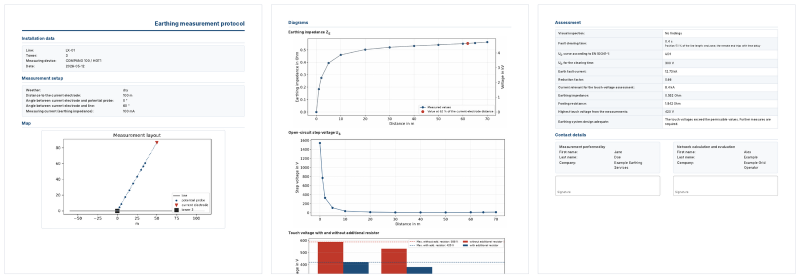
#> input picture assets/towers-protocol-example.png, 1600 x 557 px (shown at 1/2 size); its folder holds only this picture in this run
$ python -i vision_import.py   (imports and definitions only)
#> lines starting #> are read from the running program, lines starting #| are printed output that depends on the picture; after the words box and inside, x2 and y2 are one past the last pixel; in counts of white or black regions, pixels touching at a corner belong together
### src/groundmeas/core/units.py
"""
groundmeas.core.units
=====================

Units of measured values: parsing, conversion to the SI base unit and the
unit expected for each ``measurement_type``.

``MeasurementItem.unit`` is free text and values are stored as entered
(``118.1`` with ``"mΩ"``). Every calculation converts them to the SI base
unit of their physical quantity first, so that items in ``Ω`` and ``mΩ``,
``A`` and ``kA`` or ``V`` and ``mV`` can be combined. This module is the
single place that knows which spellings exist and what they are worth; the
instrument readers, the OCR import, the analytics and the CLI use it.

===========  =========  ==============================================
quantity     base unit  accepted units (canonical symbols)
===========  =========  ==============================================
current      A          nA, μA, mA, A, kA
voltage      V          μV, mV, V, kV
resistance   Ω          μΩ, mΩ, Ω, kΩ, MΩ, GΩ, V/A, mV/A
resistivity  Ωm         mΩm, Ωm, kΩm, MΩm, Ωcm
distance     m          mm, cm, m, km, ft
frequency    Hz         Hz, kHz
===========  =========  ==============================================

Accepted spellings:

* micro as MICRO SIGN ``µ`` (U+00B5), GREEK SMALL LETTER MU ``μ``
  (U+03BC) or ASCII ``u`` (``µA``, ``μA``, ``uA``);
* ohm as GREEK CAPITAL LETTER OMEGA ``Ω`` (U+03A9), OHM SIGN ``Ω``
  (U+2126) or the words ``Ohm``, ``ohm``, ``ohms`` (``mOhm``, ``kohm``);
* products with or without separator (``Ωm``, ``Ω m``, ``Ω·m``, ``Ω*m``,
  ``Ohm-m``, ``ohm-m``, ``Ohmm``, ``Ω.m``);
* words for prefixes and units (``milliohm``, ``kilovolt``, ``amperes``,
  ``metre``);
* units in brackets as written by instruments (``[mV]``);
* ``K`` for kilo and a lower-case ``a`` / ``v`` (``KV``, ``ma``).

SI prefixes are case-sensitive (``m`` milli, ``M`` mega). Only the prefixes
that occur for a quantity in earthing measurements are accepted, so ``MA``
or ``MV`` -- most likely a typing error for ``mA`` / ``mV`` -- are rejected
instead of being scaled by 10⁹.

Examples
--------
>>> from groundmeas.core.units import parse_unit
>>> parse_unit("mOhm").factor
0.001
>>> parse_unit("µV").symbol, parse_unit("uV").symbol
('μV', 'μV')
>>> parse_unit("Ohm-m").quantity
'resistivity'
>>> item_to_base_units({"value": 118.1, "unit": "mΩ"}, "earthing_impedance")[0]
{'value': 0.1181, 'unit': 'Ω'}
"""

from __future__ import annotations

import re
import unicodedata
import warnings
from collections.abc import Iterable, Mapping, Sequence
from dataclasses import dataclass
from functools import lru_cache
from typing import Any, Literal

__all__ = [
    "BASE_UNITS",
    "MEASUREMENT_TYPE_QUANTITIES",
    "Quantity",
    "SI_PREFIXES",
    "Unit",
    "UnitError",
    "UnitWarning",
    "VALUE_FIELDS",
    "check_unit",
    "common_units",
    "default_unit",
    "expected_quantities",
    "item_to_base_units",
    "items_to_base_units",
    "known_units",
    "parse_unit",
    "prefix_factor",
    "to_base_unit",
]

Quantity = Literal[
    "current", "voltage", "resistance", "resistivity", "distance", "frequency"
]
"""Physical quantities with a unit known to groundmeas."""

BASE_UNITS: dict[str, str] = {
    "current": "A",
    "voltage": "V",
    "resistance": "Ω",
    "resistivity": "Ωm",
    "distance": "m",
    "frequency": "Hz",
}
"""SI base unit (canonical symbol) per quantity."""

SI_PREFIXES: dict[str, float] = {
    "n": 1e-9,
    "μ": 1e-6,
    "m": 1e-3,
    "k": 1e3,
    "M": 1e6,
    "G": 1e9,
}
"""SI prefixes known to groundmeas (micro as U+03BC GREEK SMALL LETTER MU)."""

_PREFIXES_PER_QUANTITY: dict[str, str] = {
    "current": "nμmk",
    "voltage": "μmk",
    "resistance": "μmkMG",
    "resistivity": "mkM",
    "frequency": "k",
}
"""Prefixes accepted per quantity (the distance units are listed explicitly)."""

MEASUREMENT_TYPE_QUANTITIES: dict[str, tuple[Quantity, ...]] = {
    "prospective_touch_voltage": ("voltage",),
    "touch_voltage": ("voltage",),
    "earth_potential_rise": ("voltage",),
    "step_voltage": ("voltage",),
    "transferred_potential": ("voltage",),
    "earth_fault_current": ("current",),
    "earthing_current": ("current",),
    "shield_current": ("current",),
    "earthing_resistance": ("resistance",),
    "earthing_impedance": ("resistance",),
    # resistivity, or the measured resistance (``value_kind="resistance"``)
    "soil_resistivity": ("resistivity", "resistance"),
}
"""Quantity of the values per ``measurement_type`` (first entry: default)."""

VALUE_FIELDS: tuple[str, ...] = ("value", "value_real", "value_imag")
"""Fields of a MeasurementItem that carry its unit (the angle does not)."""

_COMMON_UNITS: dict[str, tuple[str, ...]] = {
    "current": ("A", "mA", "kA"),
    "voltage": ("V", "mV", "kV"),
    "resistance": ("Ω", "mΩ", "kΩ"),
    "resistivity": ("Ωm", "kΩm"),
    "distance": ("m", "cm", "km"),
    "frequency": ("Hz", "kHz"),
}


class UnitError(ValueError):
    """Raised when a unit is unknown or belongs to another quantity."""


class UnitWarning(UserWarning):
    """Emitted when values are used as stored because their unit is not usable."""


@dataclass(frozen=True)
class Unit:
    """A parsed unit.

    Attributes
    ----------
    symbol : str
        Canonical symbol, e.g. ``"mΩ"``, ``"μV"`` or ``"Ωm"``.
    quantity : str
        Physical quantity (see :data:`BASE_UNITS`).
    factor : float
        Multiply a value in this unit by ``factor`` to get the SI base unit.
    """

    symbol: str
    quantity: Quantity
    factor: float

    # [22 lines left out: functions base, to_base, not called in this run]


def _build_table() -> dict[str, tuple[Quantity, float]]:
    """Canonical symbol -> (quantity, factor to the base unit)."""
    table: dict[str, tuple[Quantity, float]] = {}
    bases: tuple[tuple[Quantity, str], ...] = (
        ("current", "A"),
        ("voltage", "V"),
        ("resistance", "Ω"),
        ("frequency", "Hz"),
    )
    for quantity, base in bases:
        table[base] = (quantity, 1.0)
        for prefix in _PREFIXES_PER_QUANTITY[quantity]:
            table[prefix + base] = (quantity, SI_PREFIXES[prefix])
    # resistivity: the prefix belongs to the ohm (kΩm = kΩ·m)
    table["Ωm"] = ("resistivity", 1.0)
    for prefix in _PREFIXES_PER_QUANTITY["resistivity"]:
        table[f"{prefix}Ωm"] = ("resistivity", SI_PREFIXES[prefix])
    table["Ωcm"] = ("resistivity", 1e-2)
    table.update(
        {
            "m": ("distance", 1.0),
            "mm": ("distance", 1e-3),
            "cm": ("distance", 1e-2),
            "km": ("distance", 1e3),
            "ft": ("distance", 0.3048),
            # impedance written as volt per ampere
            "V/A": ("resistance", 1.0),
            "mV/A": ("resistance", 1e-3),
        }
    )
    return table


_TABLE: dict[str, tuple[Quantity, float]] = _build_table()

_WORDS: tuple[tuple[re.Pattern[str], str], ...] = (
    (re.compile(r"ohms?", re.IGNORECASE), "Ω"),
    (re.compile(r"volts?", re.IGNORECASE), "V"),
    (re.compile(r"amp(?:ere)?s?", re.IGNORECASE), "A"),
    (re.compile(r"hertz|hz", re.IGNORECASE), "Hz"),
    (re.compile(r"met(?:er|re)s?", re.IGNORECASE), "m"),
    (re.compile(r"feet|foot", re.IGNORECASE), "ft"),
    (re.compile(r"milli", re.IGNORECASE), "m"),
    (re.compile(r"micro", re.IGNORECASE), "μ"),
    (re.compile(r"centi", re.IGNORECASE), "c"),
    (re.compile(r"kilo", re.IGNORECASE), "k"),
    (re.compile(r"mega", re.IGNORECASE), "M"),
)
"""Words replaced by symbols (applied in this order)."""

_SEPARATORS = re.compile(r"[\s·∙⋅*_.\-]")
"""Characters dropped between symbols (blank, middle dot, dot operators, ...)."""


# [361 lines left out: functions _canonical, _variants, _lookup, _allowed, parse_unit, to_base_unit and 8 more, not called in this run]

### src/groundmeas/services/vision_import.py
"""
OCR-driven import helpers for measurement data embedded in images.

Implements an offline pipeline using Tesseract (via pytesseract) and OpenCV for
basic preprocessing. The goal is to turn images containing distance/current/
voltage/impedance readings into MeasurementItem records.
"""

from __future__ import annotations

import logging
import math
import re
import os
import base64
import requests
from dataclasses import dataclass
from pathlib import Path
from typing import Dict, List, Optional, Sequence

import cv2
import numpy as np
import pytesseract

from ..core.db import create_item
from ..core.units import UnitError, parse_unit, prefix_factor

logger = logging.getLogger(__name__)

_OCR_PREFIX = r"[nuµμmkKM]"
"""SI prefixes in OCR text (micro as ``µ``, ``μ`` or ``u``; ``K`` for kilo)."""

_OCR_OHM = r"(?i:ohms?)|[ΩΩ]"
"""The ohm symbol (U+03A9 or U+2126 OHM SIGN) or word in OCR text."""


# [56 lines left out: functions _ocr_symbol, _ocr_unit_factor, not called in this run]


@dataclass
class ParsedRow:
    distance_m: Optional[float] = None
    current_a: Optional[float] = None
    current_angle_deg: Optional[float] = None
    voltage_v: Optional[float] = None
    voltage_angle_deg: Optional[float] = None
    impedance_ohm: Optional[float] = None
    impedance_angle_deg: Optional[float] = None


# [91 lines left out: functions _normalize_number, _normalize_ocr_text, _parse_value_angle_unit, not called in this run]


def preprocess_image(path: Path) -> np.ndarray:
    """
    Load and preprocess an image for Tesseract OCR.

    Applies grayscale conversion, median blur, and adaptive thresholding.

    Parameters
    ----------
    path : Path
        Path to the image file.

    Returns
    -------
    numpy.ndarray
        Preprocessed image (OpenCV format).

    Raises
    ------
    FileNotFoundError
        If the image cannot be loaded.
    """
    img = cv2.imread(str(path))
#> img is the input picture: shape (557, 1600, 3); mean B, G, R 248.4, 247.7, 247.9
    if img is None:
        raise FileNotFoundError(f"Image not found: {path}")
    gray = cv2.cvtColor(img, cv2.COLOR_BGR2GRAY)
    blur = cv2.medianBlur(gray, 3)
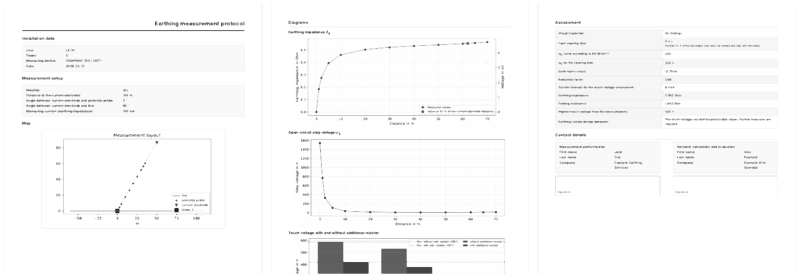
#> blur: shape (557, 1600) (shown at 1/2 size); min 25, max 255, mean 249.1
    th = cv2.adaptiveThreshold(
        blur, 255, cv2.ADAPTIVE_THRESH_GAUSSIAN_C, cv2.THRESH_BINARY, 31, 10
    )
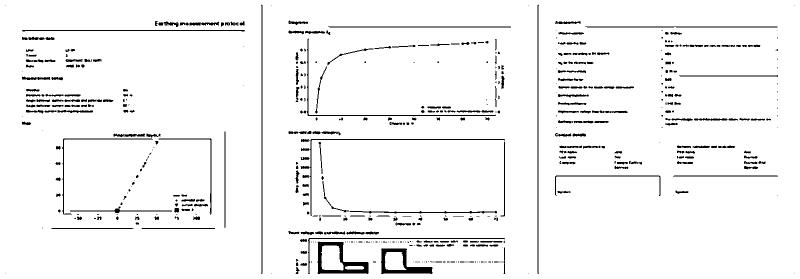
#> th: shape (557, 1600) (shown at 1/2 size); 95.6% white; 524 black regions (207 under 20 px), largest, box (x1, y1, x2, y2) and area: (635, 483, 737, 548) 2250, (762, 497, 865, 548) 1900, (620, 278, 1010, 432) 1089
    return th


# [58 lines left out: functions _read_api_key, _image_to_base64, not called in this run]


def ocr_image(
    path: Path,
    lang: str = "eng",
    provider_model: str = "tesseract",
    api_key_env: str = "OPENAI_API_KEY",
    timeout: float = 120.0,
    max_dim: int | None = 1400,
) -> str:
    """
    Perform Optical Character Recognition (OCR) on an image.

    Supports local Tesseract, OpenAI Vision models, and Ollama models.

    Parameters
    ----------
    path : Path
        Image file path.
    lang : str, default "eng"
        Language code for Tesseract.
    provider_model : str, default "tesseract"
        Provider and model (``tesseract``, ``openai:<model>``, ``ollama:<model>``).
    api_key_env : str, default "OPENAI_API_KEY"
        Environment variable for API key (OpenAI).
    timeout : float, default 120.0
        Timeout for OCR HTTP calls.
    max_dim : int, optional
        Max image dimension for OCR (resize to reduce payload).

    Returns
    -------
    str
        Extracted text.

    Raises
    ------
    ValueError
        If provider is unsupported.
    RuntimeError
        If the API call fails.
    """
    if ":" in provider_model:
        provider, model = provider_model.split(":", 1)
    else:
        provider, model = provider_model, None
    provider = provider.lower()

    if provider == "tesseract":
        pre = preprocess_image(path)
#> (the run stopped early here; a loop or call above may not have finished)
